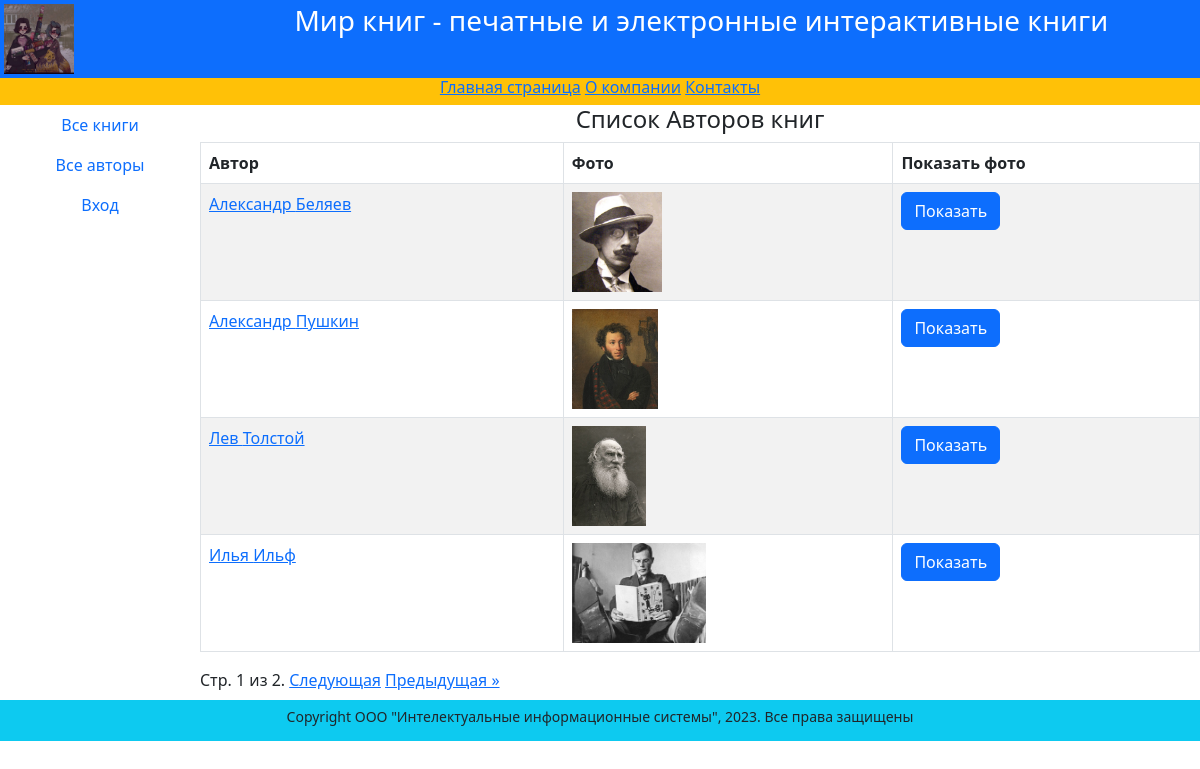
Page /author/ on the committed database.
### catalog/models.py (models this page shows, shortened)
class Author(models.Model):
    first_name = models.CharField(max_length=100, help_text="Введите имя автора", verbose_name="Имя автора")
    last_name = models.CharField(max_length=100, help_text="Введите фамилию автора", verbose_name="Фамилия автора")
    date_of_birth = models.DateField(help_text="Введите дату рождения", verbose_name="Дата рождения",
                                     null=True, blank=True)
    about = models.TextField(help_text="Введите сведения об авторе", verbose_name="Сведения об авторе")
    photo = models.ImageField(upload_to='images', help_text="Введите фото автора", verbose_name="Фото автора",
                              null=True, blank=True)
    objects = models.Manager()

### catalog/views.py (the view)
# urls.py: path('author/', views.AuthorListView.as_view(), name="authors-list"),
class AuthorListView(ListView):
    model = Author
    paginate_by = 4

### templates/catalog/author_list.html
{% extends "catalog/base.html" %}
{% block content %}
<h4>Список Авторов книг</h4>
{% if author_list %}
<table class="table table-striped table-bordered text-start">
    <thead>
    <tr>
        <th>Автор</th>
        <th>Фото</th>
        <th>Показать фото</th>
    </tr>
    </thead>
    <tbody>
    {% for author in author_list.all %}
    <tr>
        <td><a href="{{ author.id }}">{{ author.first_name }} {{ author.last_name }}</a></td>
        <td><img src="{{ author.photo.url }}" alt="connect" style="max-height:100px"></td>
        <td><a href="{{ author.photo.url }}" class="btn btn-primary" target="_blank">Показать</a></td>
    </tr>
    {% endfor %}
    </tbody>
</table>
{% else %}
<p>В базе данных нет авторов</p>
{% endif %}
{% endblock %}

### rows in the picture
Author: first_name "Александр", last_name "Беляев", photo (picture)
Author: first_name "Александр", last_name "Пушкин", photo (picture)
Author: first_name "Лев", last_name "Толстой", photo (picture)
Author: first_name "Илья", last_name "Ильф", photo (picture)

### other values in the picture
{{ page_obj.number }} "1"
{{ page_obj.paginator.num_pages }} "2"
